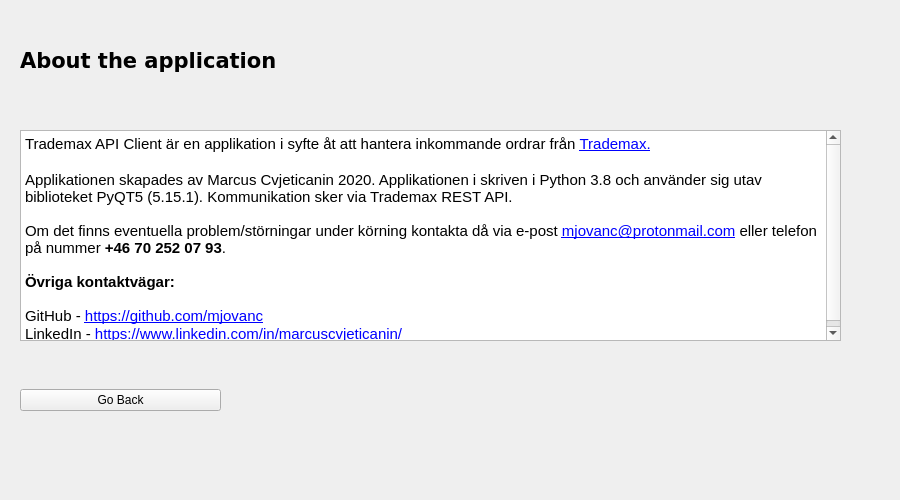
<?xml version="1.0" encoding="UTF-8"?>
<ui version="4.0">
 <class>AboutWindow</class>
 <widget class="QWidget" name="AboutWindow">
  <property name="geometry">
   <rect>
    <x>0</x>
    <y>0</y>
    <width>900</width>
    <height>500</height>
   </rect>
  </property>
  <property name="windowTitle">
   <string>Form</string>
  </property>
  <property name="styleSheet">
   <string notr="true">min-height:1.5em;</string>
  </property>
  <widget class="QWidget" name="horizontalLayoutWidget">
   <property name="geometry">
    <rect>
     <x>20</x>
     <y>130</y>
     <width>821</width>
     <height>211</height>
    </rect>
   </property>
   <layout class="QHBoxLayout" name="horizontalLayout">
    <item>
     <widget class="QTextBrowser" name="textBrowser">
      <property name="html">
       <string>&lt;!DOCTYPE HTML PUBLIC &quot;-//W3C//DTD HTML 4.0//EN&quot; &quot;http://www.w3.org/TR/REC-html40/strict.dtd&quot;&gt;
&lt;html&gt;&lt;head&gt;&lt;meta name=&quot;qrichtext&quot; content=&quot;1&quot; /&gt;&lt;style type=&quot;text/css&quot;&gt;
p, li { white-space: pre-wrap; }
&lt;/style&gt;&lt;/head&gt;&lt;body style=&quot; font-family:'Ubuntu'; font-size:11pt; font-weight:400; font-style:normal;&quot;&gt;
&lt;p style=&quot; margin-top:0px; margin-bottom:0px; margin-left:0px; margin-right:0px; -qt-block-indent:0; text-indent:0px;&quot;&gt;Trademax API Client är en applikation i syfte åt att hantera inkommande ordrar från &lt;a href=&quot;https://www.trademax.se/&quot;&gt;&lt;span style=&quot; text-decoration: underline; color:#0000ff;&quot;&gt;Trademax.&lt;/span&gt;&lt;/a&gt;&lt;/p&gt;
&lt;p style=&quot;-qt-paragraph-type:empty; margin-top:0px; margin-bottom:0px; margin-left:0px; margin-right:0px; -qt-block-indent:0; text-indent:0px;&quot;&gt;&lt;br /&gt;&lt;/p&gt;
&lt;p style=&quot; margin-top:0px; margin-bottom:0px; margin-left:0px; margin-right:0px; -qt-block-indent:0; text-indent:0px;&quot;&gt;Applikationen skapades av Marcus Cvjeticanin 2020. Applikationen i skriven i Python 3.8 och använder sig utav biblioteket PyQT5 (5.15.1). Kommunikation sker via Trademax REST API. &lt;br /&gt;&lt;br /&gt;Om det finns eventuella problem/störningar under körning kontakta då via e-post &lt;a href=&quot;mailto:mjovanc@protonmail.com&quot;&gt;&lt;span style=&quot; text-decoration: underline; color:#0000ff;&quot;&gt;mjovanc@protonmail.com&lt;/span&gt;&lt;/a&gt; eller telefon på nummer &lt;span style=&quot; font-weight:600;&quot;&gt;+46 70 252 07 93&lt;/span&gt;. &lt;br /&gt;&lt;br /&gt;&lt;span style=&quot; font-weight:600;&quot;&gt;Övriga kontaktvägar:&lt;/span&gt;&lt;br /&gt;&lt;br /&gt;GitHub - &lt;a href=&quot;https://github.com/mjovanc&quot;&gt;&lt;span style=&quot; text-decoration: underline; color:#0000ff;&quot;&gt;https://github.com/mjovanc&lt;/span&gt;&lt;/a&gt;&lt;/p&gt;
&lt;p style=&quot; margin-top:0px; margin-bottom:0px; margin-left:0px; margin-right:0px; -qt-block-indent:0; text-indent:0px;&quot;&gt;LinkedIn - &lt;a href=&quot;https://www.linkedin.com/in/marcuscvjeticanin/&quot;&gt;&lt;span style=&quot; text-decoration: underline; color:#0000ff;&quot;&gt;https://www.linkedin.com/in/marcuscvjeticanin/&lt;/span&gt;&lt;/a&gt;&lt;/p&gt;&lt;/body&gt;&lt;/html&gt;</string>
      </property>
      <property name="openExternalLinks">
       <bool>true</bool>
      </property>
      <property name="openLinks">
       <bool>true</bool>
      </property>
     </widget>
    </item>
   </layout>
  </widget>
  <widget class="QWidget" name="horizontalLayoutWidget_2">
   <property name="geometry">
    <rect>
     <x>20</x>
     <y>360</y>
     <width>201</width>
     <height>80</height>
    </rect>
   </property>
   <layout class="QHBoxLayout" name="horizontalLayout_2">
    <item>
     <widget class="QPushButton" name="btn_back">
      <property name="text">
       <string>Go Back</string>
      </property>
     </widget>
    </item>
   </layout>
  </widget>
  <widget class="QWidget" name="horizontalLayoutWidget_3">
   <property name="geometry">
    <rect>
     <x>20</x>
     <y>20</y>
     <width>821</width>
     <height>80</height>
    </rect>
   </property>
   <layout class="QHBoxLayout" name="horizontalLayout_3">
    <item>
     <widget class="QLabel" name="label_order_id">
      <property name="font">
       <font>
        <family>DejaVu Sans</family>
        <pointsize>16</pointsize>
        <weight>75</weight>
        <bold>true</bold>
       </font>
      </property>
      <property name="text">
       <string>About the application</string>
      </property>
     </widget>
    </item>
   </layout>
  </widget>
 </widget>
 <resources/>
 <connections/>
</ui>
